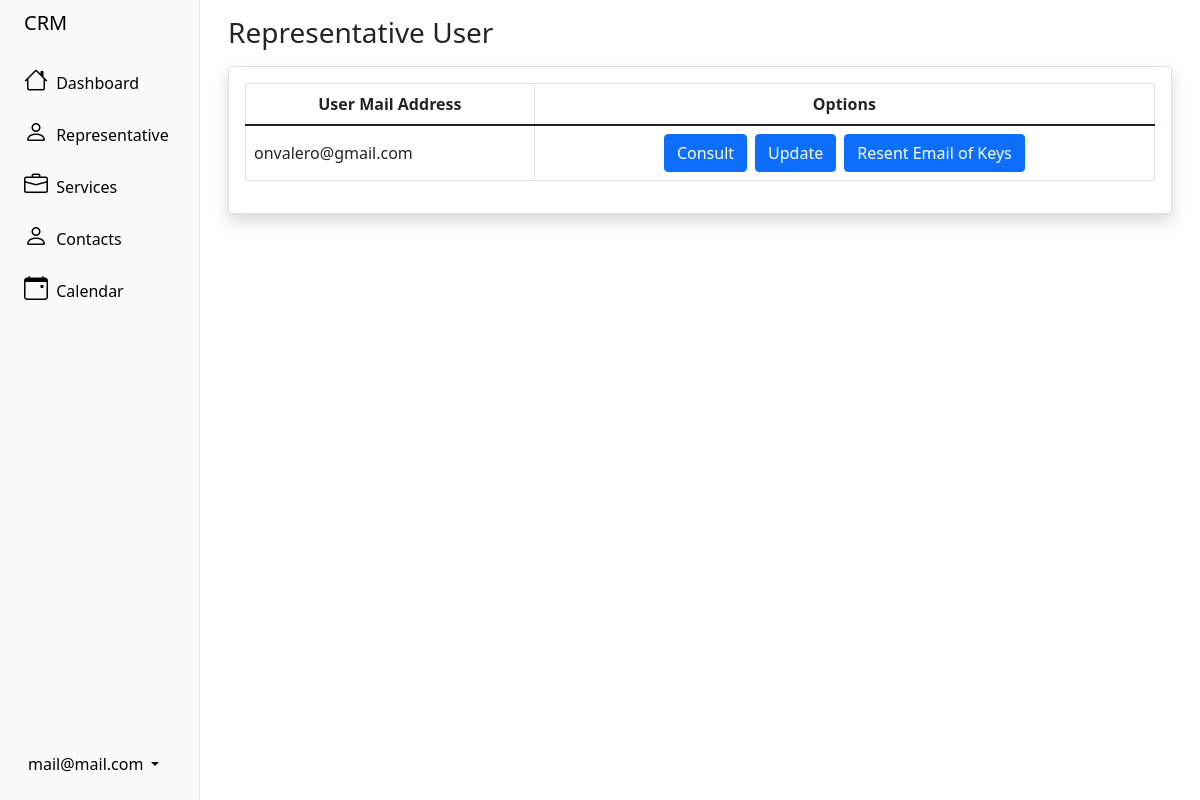
Before: /user/representatives/ (signed in) with the older database file.
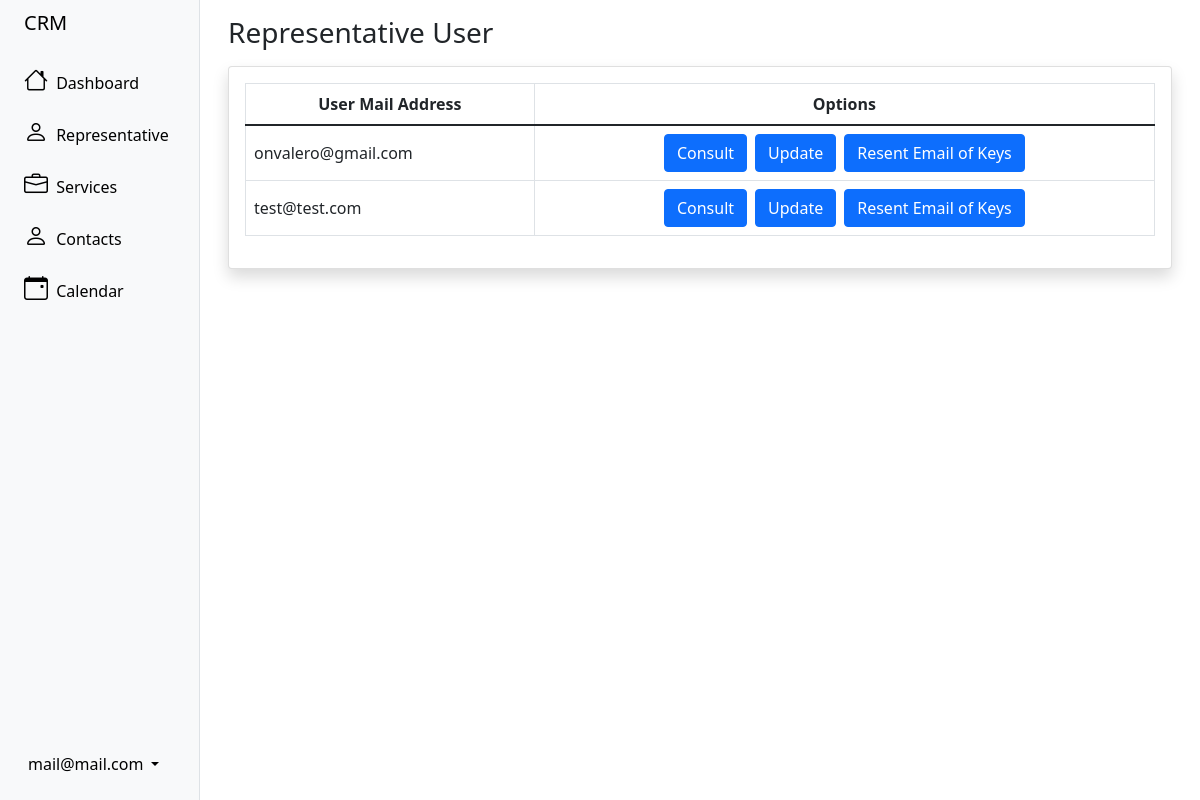
After: the same page with the newer database file.
### user/models.py (models this page shows, shortened)
class crmUser(AbstractBaseUser):
	status = models.BooleanField('Status', default=True)
	admin_user = models.BooleanField('Admin', default=False)
	name = models.CharField('Name', max_length=100)
	last_name = models.CharField('Last name', max_length=100)
	user_email = models.EmailField('User email', unique=True, max_length=255)
	personal_email = models.EmailField('Personal email', unique=True, max_length=255, blank=True, null=True)
	dni = models.IntegerField('DNI', unique=True, blank=True, null=True)
	address = models.TextField('Address', blank=True, null=True)
	phone_number = models.IntegerField('Phone number', blank=True, null=True)
	country = CountryField('Country', blank=True, null=True)
	objects = crmUserManager()
	USERNAME_FIELD = 'user_email'
	REQUIRED_FIELDS = ['name', 'last_name']
	@property
	def is_staff(self):
		return self.admin_user

### user/views.py (the view)
# urls.py: path('representatives/', representatives, name='representatives'),
@login_required
def representatives(request):
	if request.user.is_staff:
		context = crmUser.objects.filter(status=True, admin_user=False)
		return render(request, 'representatives/representatives.html', {'context': context})
	else:
		messages.error(request, 'You do not have permission to enter')
		return redirect('dashboard')

### templates/representatives/representatives.html (shortened to what this page needs)
{% extends 'sidebar.html' %}
{% block content %}
<div class="container-fluid px-3 mt-3">
    <h1 class="h3 mb-3 text-gray-800">Representative User</h1>
    <div class="card shadow mb-4">
        <div class="card-body">
            <div class="table-responsive">
                <table class="table table-bordered" id="dataTable" width="100%" cellspacing="0">
                    <thead>
                        <tr>
                            <th>
                                <div class="d-flex justify-content-center align-items-center">
                                    User Mail Address
                                </div>
                            </th>
                            <th>
                                <div class="d-flex justify-content-center align-items-center">
                                    Options
                                </div>
                            </th>
                        </tr>
                    </thead>
                    <tbody>
                        {% if context %}
                        {% for row in context %}
                        <tr>
                            <td class="align-middle">{{row.user_email}}</td>
                            <td>
                                <div class="d-flex justify-content-center align-middle gap-2">
                                    <a href="{% url 'viewRepresentative' row.id %}" class="btn btn-primary">
                                        Consult
                                    </a>
                                    <a href="{% url 'updateRepresentative' row.id %}" class="btn btn-primary">
                                        Update
                                    </a>
                                    <a href="{% url 'resend' row.id %}" class="btn btn-primary">
                                        Resent Email of Keys
                                    </a>
                                </div>
                            </td>
                        </tr>
                        {% endfor %}
                        {% endif %}
                    </tbody>
                </table>
            </div>
        </div>
    </div>
</div>
{% endblock content %}

Changed rows visible on the page:
added crmUser: user_email "test@test.com"
